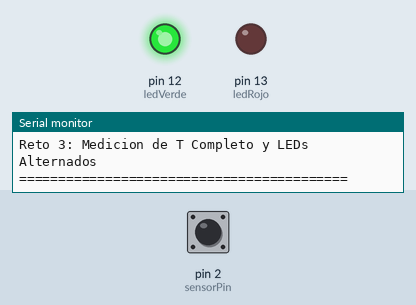
The sketch below on a simulated Arduino Uno, built with avr-gcc and run on an emulated ATmega328P. On the bench: output pins drawn as LEDs (lit = HIGH), the last lines printed to the serial monitor. The inputs (shaded band) are chosen by the test bench; at power-on: pin 2 (sensorPin) LOW.

Above: at 1.2 s.
1.3 s: pin 2 (sensorPin) pulsed HIGH 2 times (0.12 s each, 0.3 s apart)
At 2.7 s:
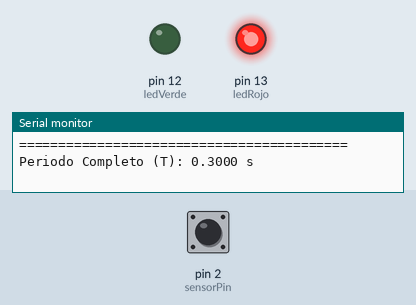
Timing chart, 0 to 4.3 s (numbered marks = the images above; inputs shaded):
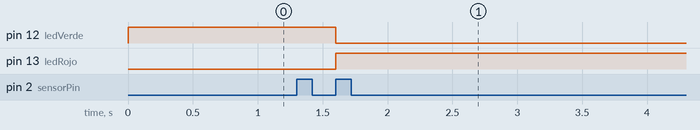

Measured:
- after the input at 1.3 s, pin 12 (ledVerde): HIGH → LOW after 0.30 s; pin 13 (ledRojo): LOW → HIGH after 0.30 s

The sketch:

lab-02-reto-3.ino
```cpp
// ============================================================
// RETO 3: Medicion del Periodo T completo con LEDs Alternados
// ============================================================
// - Pin 2 (INT0): Entrada del Sensor IR (o Boton en simulacion)
// - Pin 13: LED Rojo
// - Pin 12: LED Verde
// ============================================================

const int sensorPin = 2;   // Pin 2 (INT0)
const int ledRojo   = 13;
const int ledVerde  = 12;

// === VARIABLES COMPARTIDAS CON LA ISR ===
volatile unsigned long tiempoInicioPeriodo = 0;
volatile unsigned long periodoMicrosCompleto = 0;
volatile unsigned int contadorPasos = 0;
volatile bool nuevoPeriodoListo = false;

// Debounce para evitar lecturas falsas al pasar el objeto (100 ms)
const unsigned long tiempoDebounceMicros = 100000;
volatile unsigned long ultimoTiempoInterrupt = 0;

// Variable para alternar los LEDs al completar un periodo
bool estadoAlternadoLED = false;

// === RUTINA DE SERVICIO DE INTERRUPCION (ISR) ===
void ISR_medirPeriodo() {
  unsigned long tiempoAhora = micros();

  // Filtro anti-rebote
  if (tiempoAhora - ultimoTiempoInterrupt > tiempoDebounceMicros) {
    contadorPasos++;
    ultimoTiempoInterrupt = tiempoAhora;

    // Cada paso impar marca el inicio de la oscilacion
    if (contadorPasos % 2 != 0) {
      tiempoInicioPeriodo = tiempoAhora;
    }
    // Cada paso par completa una oscilacion completa T
    else {
      periodoMicrosCompleto = tiempoAhora - tiempoInicioPeriodo;
      nuevoPeriodoListo = true;
    }
  }
}

void setup() {
  pinMode(sensorPin, INPUT);
  pinMode(ledRojo, OUTPUT);
  pinMode(ledVerde, OUTPUT);

  // Estado inicial de los LEDs
  digitalWrite(ledRojo, LOW);
  digitalWrite(ledVerde, HIGH);

  Serial.begin(9600);
  Serial.println("==========================================");
  Serial.println("Reto 3: Medicion de T Completo y LEDs Alternados");
  Serial.println("==========================================");

  // --- CONFIGURACION DE INTERRUPCION ---
  // Boton (Simulacion / Pull-Down): usa RISING
  // Sensor Real FC-51: usa FALLING
  attachInterrupt(digitalPinToInterrupt(sensorPin), ISR_medirPeriodo, RISING);
}

void loop() {
  // --- PROCESAMIENTO AL COMPLETAR CADA PERIODO T ---
  if (nuevoPeriodoListo) {
    unsigned long periodoLocal;

    // Seccion Critica
    noInterrupts();
    periodoLocal = periodoMicrosCompleto;
    nuevoPeriodoListo = false;
    interrupts();

    // Conversion a segundos
    float periodoSegundos = periodoLocal / 1000000.0;

    // Alternar el LED activo
    estadoAlternadoLED = !estadoAlternadoLED;
    if (estadoAlternadoLED) {
      digitalWrite(ledRojo, HIGH);
      digitalWrite(ledVerde, LOW);
    } else {
      digitalWrite(ledRojo, LOW);
      digitalWrite(ledVerde, HIGH);
    }

    // Reportar periodo medido por el Monitor Serie
    Serial.print("Periodo Completo (T): ");
    Serial.print(periodoSegundos, 4);
    Serial.println(" s");
  }
}
```
